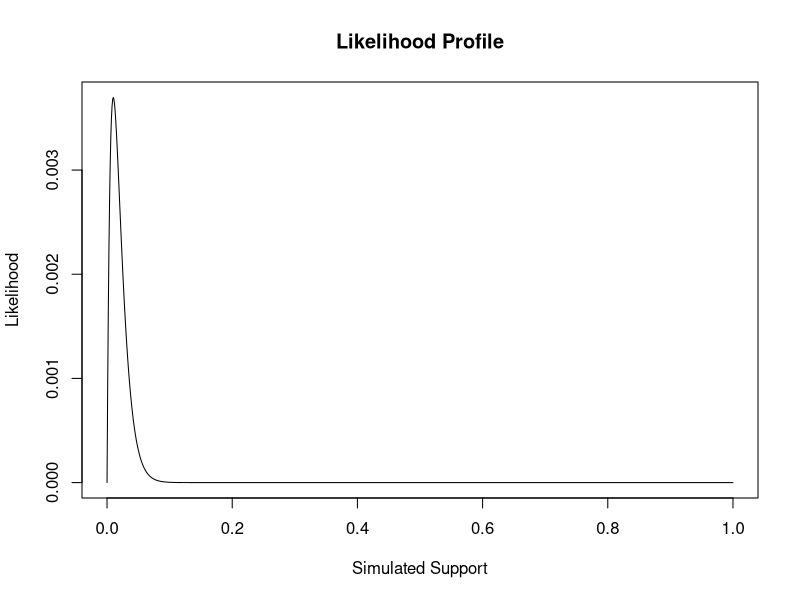
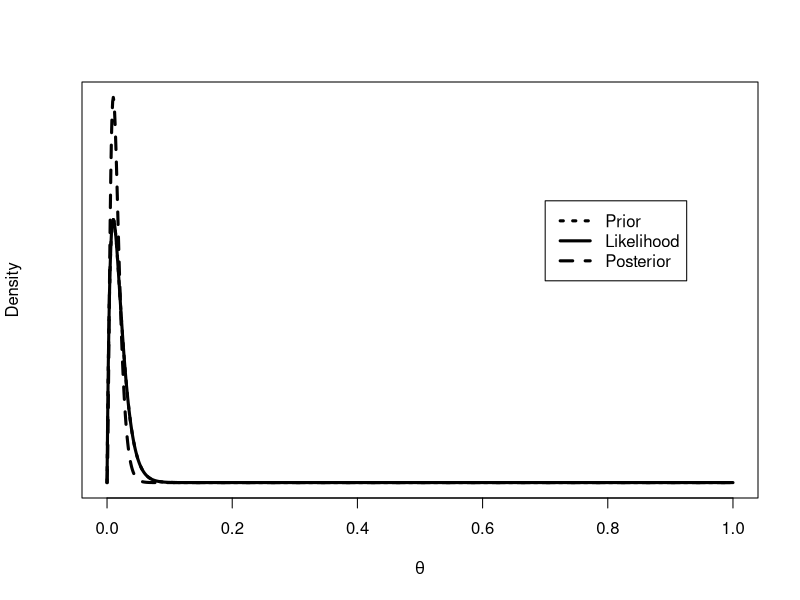
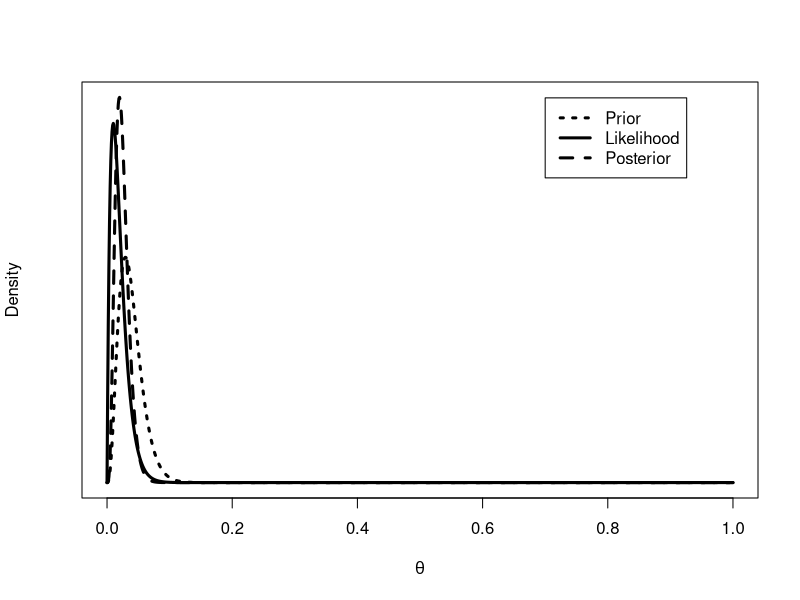
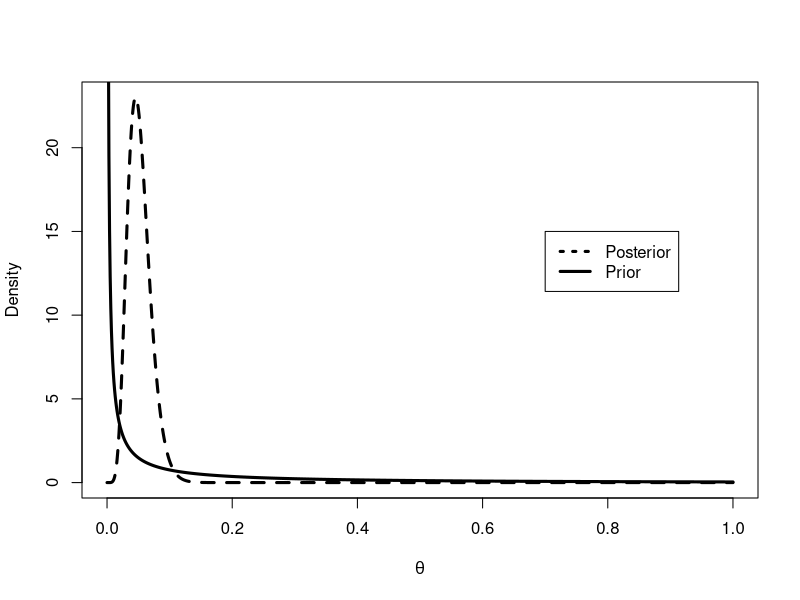
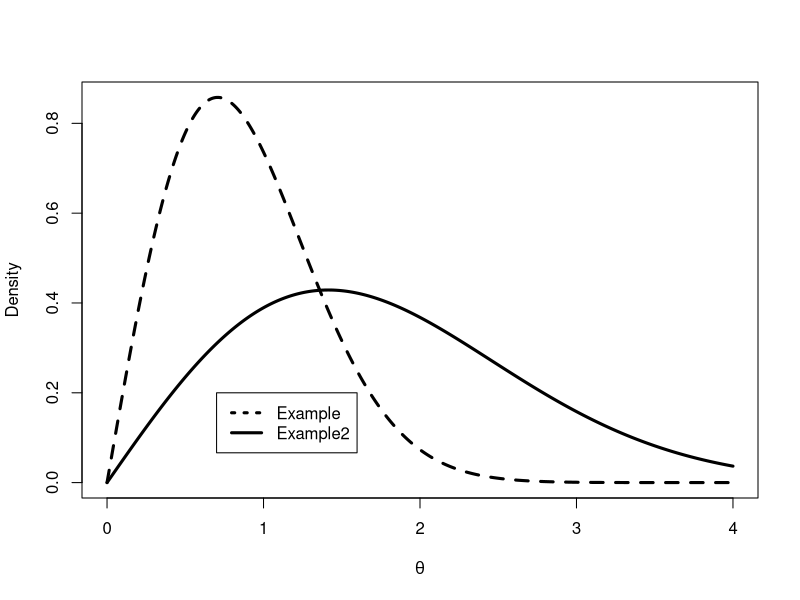

Reproduce these figures in R, in order.
## ---- chunk 1
# set a seed
set.seed(123)
# create the observed data
obs.data <- rbinom(n = 100, size = 1, prob = 0.01)
# inspect the observed data
head(obs.data)
tail(obs.data)
length(obs.data)
## ---- chunk 2
### Bernoulli LH Function ###
# Input: obs.data, theta
# Output: bernoulli likelihood

bernoulliLH <- function(obs.data, theta){
  N <- length(obs.data)
  x <- sum (obs.data)
  LH <- (theta^x)*((1-theta)^{N-x})
  return(LH)
}
### Plot LH for a grid of theta values ###
# Create the grid #
theta.sim <- seq(from = 0, to = 1, length.out = 1000)
# Store the LH values
sim.LH <- bernoulliLH(obs.data, theta = theta.sim)
# Create the Plot
plot(theta.sim, sim.LH, type = "l", main = "Likelihood Profile", 
     xlab = "Simulated Support", ylab = "Likelihood")
## ---- chunk 3
#Function to return parameters for beta-bernoulli posterior parameters
betberPos <- function(a, b, obs.data){
  n <- length(obs.data)
  x <- sum (obs.data)
  
  prior <- c((x+a), (n-x+b))
  return( prior)
}

#Print results for each case
print("Non-Informative:")
print(betberPos(1,1,obs.data)) 
print("Informative:")
print(betberPos(3,1,obs.data))
## ---- chunk 4
#Function to create plot of beta distribution
#p1 p2 - parameters
distPlot <- function(p1,p2){
  n <- length(obs.data)
  x <- sum (obs.data)
  params <- betberPos (p1,p2,obs.data)
  a <- params[1]
  b <- params[2]

  #Define Lines 
  like = dbeta(theta.sim, x+1, n-x+1)
  prior = dbeta(theta.sim, a, b)
  post = dbeta(theta.sim, x+a, n-x+b)

  #Plot Lines
  plot(theta.sim,post,type="l",ylab="Density", yaxt = 'n',lty=2,lwd=3,
  xlab = expression(theta))
  lines(theta.sim,like,lty=1,lwd=3)
  lines(theta.sim,prior,lty=3,lwd=3)
  legend(0.7,40,c("Prior","Likelihood","Posterior"),
  lty=c(3,1,2),lwd=c(3,3,3))
} # yaxt from: https://stackoverflow.com/questions/10393076/suppress-ticks-in-plot-in-r 

distPlot(1,1)
distPlot(3,1)
## ---- chunk 5
  obs.data <- c(20.9, 69.7, 3.6, 21.8, 21.4, 0.4, 6.7, 10.0) #Define data

  #Define params
  x <- sum (obs.data)
  n <- length (obs.data)

  a <- 0.1
  b <- 1.0
  
  #Define Lines
  prior = dgamma(theta.sim, a, b)
  post = dgamma(theta.sim, a+n, x+b)

  #Plot Lines
  plot(theta.sim,post,type="l",ylab="Density",lty=2,lwd=3,
  xlab = expression(theta))
  lines(theta.sim,prior,lty=1,lwd=3)
  legend(0.7,15,c("Posterior", "Prior"),
  lty=c(3,1,2),lwd=c(3,3,3))


## ---- chunk 6
#Redefine theta to cover the range of my sample Galenshore functions
theta.sim <- seq(from = 0, to = 4, length.out = 1000)

#Function that gets y-values for galenshore
galenshore <- function(th,c,d){
  y <- (2/gamma(c))*((d^(2*c))*(th^((2*c)-1))*exp((-(d^2))*(th^2)))
  return(y)
}

#Define Lines
example = galenshore(theta.sim, 1, 1)
example2 = galenshore(theta.sim, 1, 0.5)

#Plot Lines
  plot(theta.sim,example,type="l",ylab="Density",lty=2,lwd=3,
  xlab = expression(theta))
  lines(theta.sim,example2,lty=1,lwd=3)
  legend(0.7,0.2,c("Example", "Example2"),
  lty=c(3,1,2),lwd=c(3,3,3))
